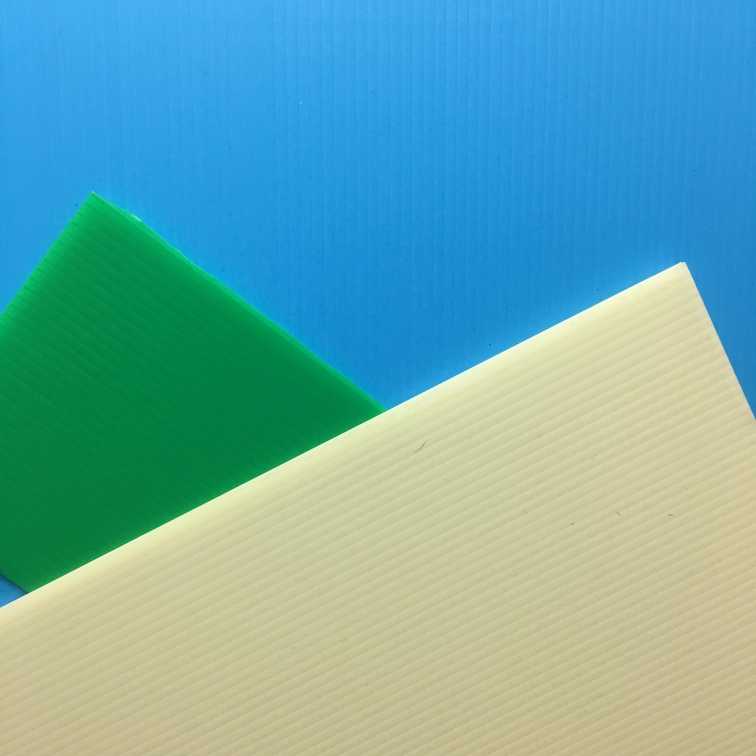
#> input picture week_12/IMG_3973.JPG, 3024 x 3024 px, found by its file name (shown at 1/4 size)
$ python 'Week12_練習題5_110303047.py'
#> lines starting #> are read from the running program, lines starting #| are printed output that depends on the picture; long printed decimals are rounded
import cv2
import numpy as np


def main():
    img = cv2.imread(r'week_12\IMG_3973.JPG')  # 讀取原圖以利最終結果疊加
#> img is the input picture: shape (3024, 3024, 3); mean B, G, R 170.1, 170.7, 107.5
    gray = cv2.cvtColor(img, cv2.COLOR_BGR2GRAY)
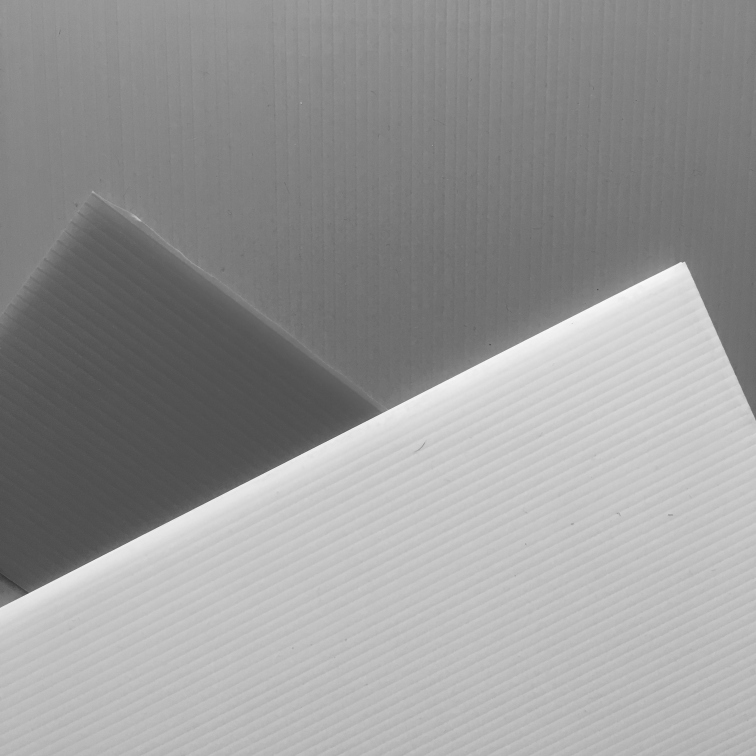
#> gray: shape (3024, 3024) (shown at 1/4 size); min 44, max 252, mean 151.8
    edges = cv2.Canny(gray, 20, 60)
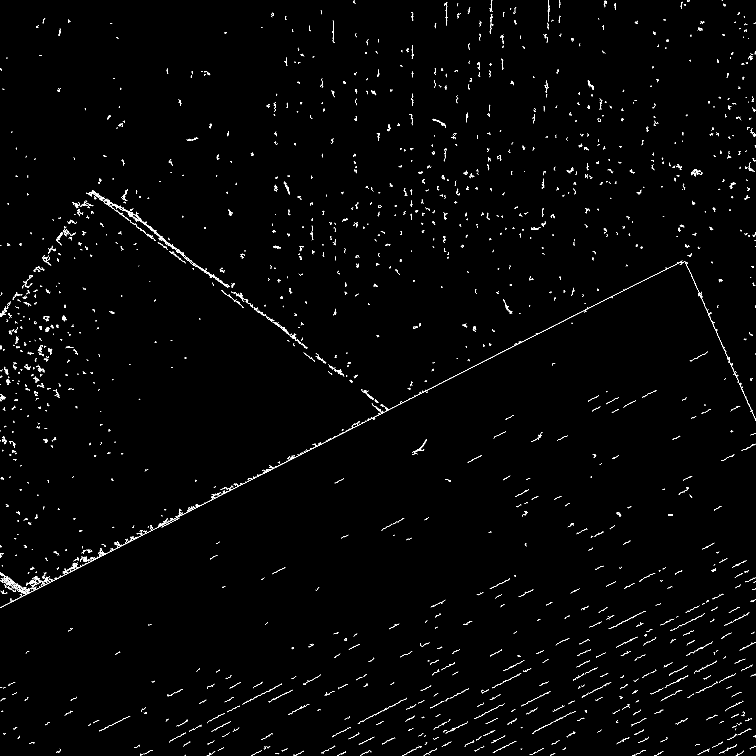
#> edges: shape (3024, 3024) (shown at 1/4 size); 0.71% white in thin lines or dots
    lines = cv2.HoughLinesP(edges, 1, np.pi/180, 100,
                            minLineLength=700, maxLineGap=70)
#> lines = 17 rows, first 6: [1, 2430, 2257, 1281], [6, 2428, 2522, 1147], [473, 824, 1552, 1637], [480, 827, 1549, 1632], [640, 951, 1552, 1638], [480, 825, 1465, 1568]
    print(lines.shape)
#| (17, 1, 4)
    for i in range(len(lines)):
        x1, y1, x2, y2 = lines[i, 0]
        cv2.line(img, (x1, y1), (x2, y2), (0, 0, 255), 8)
#> this loop made 17 passes
#> (x1, y1, x2, y2) on passes 1 to 12: (1, 2430, 2257, 1281), (6, 2428, 2522, 1147), (473, 824, 1552, 1637), (480, 827, 1549, 1632), (640, 951, 1552, 1638), (480, 825, 1465, 1568), (43, 2405, 1600, 1611), (44, 2405, 1547, 1639), (42, 2397, 1169, 1823), (479, 827, 1544, 1630), (43, 2403, 1602, 1609), (42, 2402, 1280, 1771)
    cv2.namedWindow('test', 0)
    cv2.resizeWindow('test', 500, 500)
    cv2.imshow('test', img)
    cv2.waitKey(0)
    cv2.destroyAllWindows()

    # 計算兩縣段夾角
    x1_1, y1_1, x1_2, y1_2 = lines[0, 0]
#> x1_1 = 1; y1_1 = 2430; x1_2 = 2257; y1_2 = 1281
    x2_1, y2_1, x2_2, y2_2 = lines[3, 0]
#> x2_1 = 480; y2_1 = 827; x2_2 = 1549; y2_2 = 1632
    # 計算兩條線的法向量
    n_1 = np.array([y1_2 - y1_1, -(x1_2 - x1_1)])
#> n_1 = [-1149, -2256]
    n_2 = np.array([y2_2 - y2_1, -(x2_2 - x2_1)])
#> n_2 = [805, -1069]
    # 兩條線的內積
    inner_product = np.dot(n_1, n_2)
#> inner_product = 1486719
    theta = np.arccos(inner_product / (np.linalg.norm(n_1) * np.linalg.norm(n_2)))
#> theta = 1.12
    print(f'angle={180-np.degrees(theta)}')
#| angle=116.029

if __name__ == '__main__':
    main()
